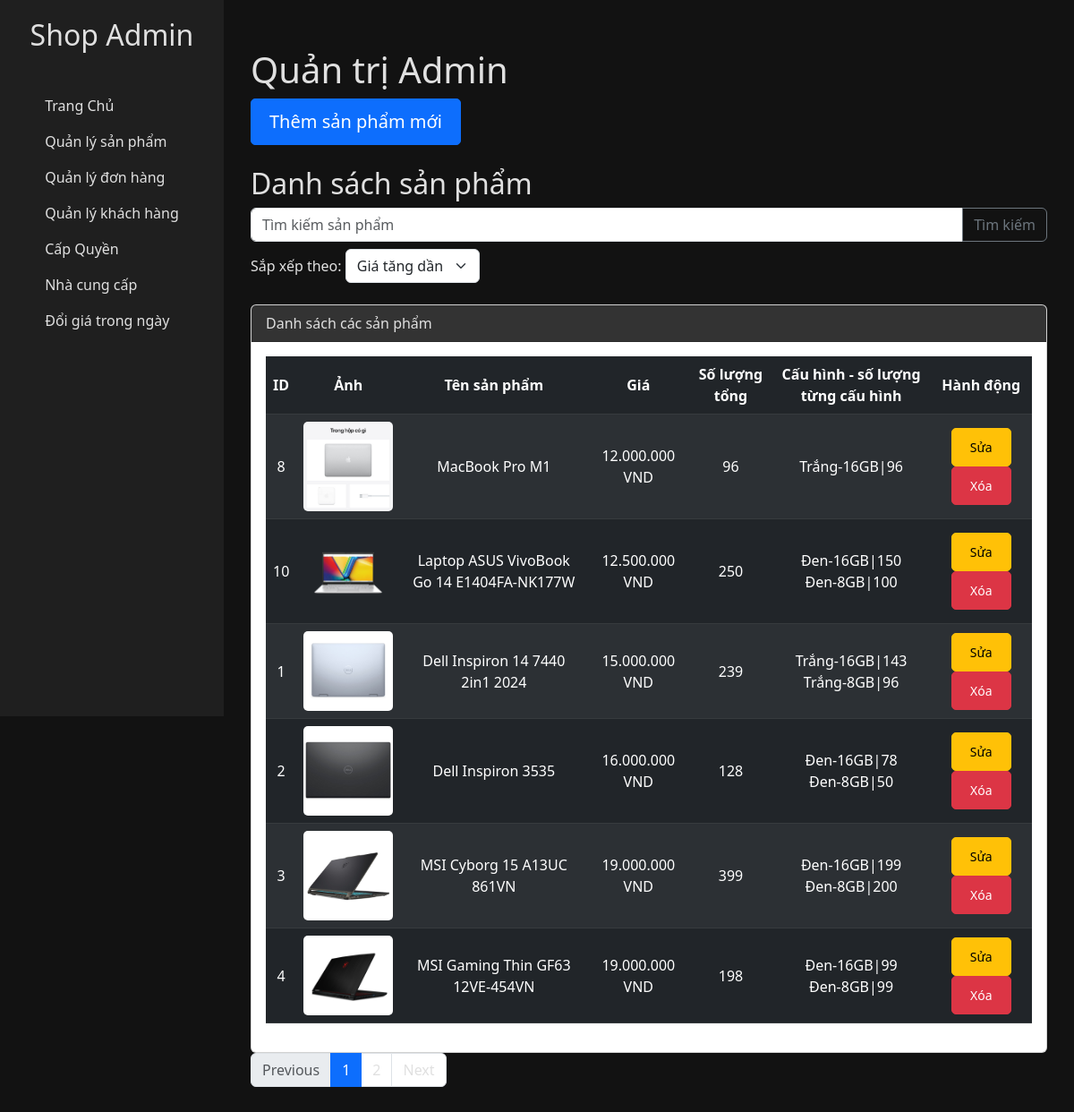
The page /admin/product.php (signed in) on the database its author committed.
### tables this page shows
CREATE TABLE `product` (
  `id` bigint(20) NOT NULL,
  `name` varchar(100) NOT NULL,
  `description` varchar(500) NOT NULL,
  `unit_id` bigint(11) NOT NULL
);

### admin/product.php (the view, shortened to what this page needs)
<?php
$conn = new mysqli('localhost', 'root', '', 'shop');
$search = isset($_GET['search']) ? $_GET['search'] : '';
$sort = isset($_GET['sort']) ? $_GET['sort'] : 'asc';
$whereClause = '';
$sortOrder = 'ASC';
$orderBy = 'pr.price';
$productsPerPage = 6;
$page = isset($_GET['page']) ? $_GET['page'] : 1;
$offset = ($page - 1) * $productsPerPage;
$sql = "
    SELECT
        p.id AS product_id,
        i.path,
        p.name AS product_name,
        pr.price AS price,
        rd.quantity AS total_quantity,
        GROUP_CONCAT(DISTINCT CONCAT(c.color_name, '-', c.configuration_name, '|', c.quantity) SEPARATOR '\n') AS configurations
    FROM
        product p
    JOIN
        price pr ON p.id = pr.product_id
    LEFT JOIN
        receipt_details rd ON p.id = rd.product_id
    LEFT JOIN
        colors_configuration c ON p.id = c.product_id
    LEFT JOIN
        image i ON p.id = i.product_id
    $whereClause
    GROUP BY
        p.id
    ORDER BY
        $orderBy $sortOrder
    LIMIT $productsPerPage OFFSET $offset
";
$result = $conn->query($sql);
$totalSql = "
    SELECT COUNT(DISTINCT p.id) AS total
    FROM product p
    JOIN price pr ON p.id = pr.product_id
    LEFT JOIN receipt_details rd ON p.id = rd.product_id
    LEFT JOIN colors_configuration c ON p.id = c.product_id
    LEFT JOIN image i ON p.id = i.product_id
    $whereClause
";
$totalResult = $conn->query($totalSql);
$totalRow = $totalResult->fetch_assoc();
$totalProducts = $totalRow['total'];
$totalPages = ceil($totalProducts / $productsPerPage);
?>
<!DOCTYPE html>
<html lang="en">
<head>
    <link href="https://cdn.jsdelivr.net/npm/bootstrap@5.3.0-alpha1/dist/css/bootstrap.min.css" rel="stylesheet">
</head>
<body>
    <div class="sidebar">
        <h2>Shop Admin</h2>
        <ul class="nav flex-column">
            <li class="nav-item"><a class="nav-link" href="index.php">Trang Chủ</a></li>
            <li class="nav-item"><a class="nav-link" href="product.php">Quản lý sản phẩm</a></li>
            <li class="nav-item"><a class="nav-link" href="order.php">Quản lý đơn hàng</a></li>
            <li class="nav-item"><a class="nav-link" href="customers.php">Quản lý khách hàng</a></li>
            <li class="nav-item"><a class="nav-link" href="role.php">Cấp Quyền</a></li>
            <li class="nav-item"><a class="nav-link" href="supplier.php">Nhà cung cấp</a></li>
            <li class="nav-item"><a class="nav-link" href="change_price.php">Đổi giá trong ngày</a></li>
        </ul>
    </div>
    <div class="content">
        <h1 class="mt-4">Quản trị Admin</h1>
        <a href="add_product.php" class="btn btn-primary btn-lg mb-4">Thêm sản phẩm mới</a>
        <h2>Danh sách sản phẩm</h2>
        <form method="GET" class="mb-4">
            <div class="input-group">
                <input type="text" class="form-control" name="search" placeholder="Tìm kiếm sản phẩm" value="<?php echo isset($_GET['search']) ? htmlspecialchars($_GET['search']) : ''; ?>">
                <button class="btn btn-outline-secondary" type="submit">Tìm kiếm</button>
            </div>
            <div class="mt-2">
                <label for="sort">Sắp xếp theo:</label>
                <select name="sort" id="sort" class="form-select d-inline w-auto">
                    <option value="asc" <?php echo isset($_GET['sort']) && $_GET['sort'] == 'asc' ? 'selected' : ''; ?>>Giá tăng dần</option>
                </select>
            </div>
        </form>
        <div class="card">
            <div class="card-header">
                Danh sách các sản phẩm
            </div>
            <div class="card-body">
                <table class="table table-dark table-striped table-hover">
                    <thead>
                        <tr>
                            <th>ID</th>
                            <th>Ảnh</th>
                            <th>Tên sản phẩm</th>
                            <th>Giá</th>
                            <th>Số lượng tổng</th>
                            <th>Cấu hình - số lượng từng cấu hình</th>
                            <th>Hành động</th>
                        </tr>
                    </thead>
                    <tbody>
                        <?php if ($result->num_rows > 0): ?>
                            <?php while ($row = $result->fetch_assoc()): ?>
                                <tr>
                                    <td><?php echo htmlspecialchars($row['product_id']); ?></td>
                                    <td><img src="<?php echo $row['path']; ?>" alt="Product Image"></td>
                                    <td><?php echo htmlspecialchars($row['product_name']); ?></td>
                                    <td><?php echo number_format($row['price'], 0, ',', '.'); ?> VND</td>
                                    <td><?php echo number_format($row['total_quantity'], 0, ',', '.'); ?></td>
                                    <td><?php echo nl2br(htmlspecialchars($row['configurations'])); ?></td>
                                    <td>
                                        <a href="edit_product.php?id=<?php echo $row['product_id']; ?>" class="btn btn-warning btn-sm btn-action">Sửa</a>
                                        <a href="delete_product.php?id=<?php echo $row['product_id']; ?>" onclick="return confirm('Bạn có chắc muốn xóa sản phẩm này?')" class="btn btn-danger btn-sm btn-action">Xóa</a>
                                    </td>
                                </tr>
                            <?php endwhile; ?>
                        <?php else: ?>
                            <tr>
                                <td colspan="7">Không có sản phẩm nào.</td>
                            </tr>
                        <?php endif; ?>
                    </tbody>
                </table>
            </div>
        </div>
        <nav>
            <ul class="pagination">
                <li class="page-item <?php echo $page == 1 ? 'disabled' : ''; ?>">
                    <a class="page-link" href="?page=<?php echo $page - 1; ?>&search=<?php echo htmlspecialchars($search); ?>&sort=<?php echo htmlspecialchars($sort); ?>">Previous</a>
                </li>
                <?php for ($i = 1; $i <= $totalPages; $i++): ?>
                    <li class="page-item <?php echo $i == $page ? 'active' : ''; ?>">
                        <a class="page-link" href="?page=<?php echo $i; ?>&search=<?php echo htmlspecialchars($search); ?>&sort=<?php echo htmlspecialchars($sort); ?>"><?php echo $i; ?></a>
                    </li>
                <?php endfor; ?>
                <li class="page-item <?php echo $page == $totalPages ? 'disabled' : ''; ?>">
                    <a class="page-link" href="?page=<?php echo $page + 1; ?>&search=<?php echo htmlspecialchars($search); ?>&sort=<?php echo htmlspecialchars($sort); ?>">Next</a>
                </li>
            </ul>
        </nav>
    </div>
</body>
</html>

### admin/product.php (style rules this page uses)
body { background-color: #121212; color: #e0e0e0; }
.sidebar { width: 250px; height: 100vh; background-color: #1f1f1f; color: #e0e0e0; position: fixed; top: 0; left: 0; padding-top: 20px; display: flex; flex-direction: column; align-items: center; }
.sidebar h2 { color: #e0e0e0; margin-bottom: 40px; text-align: center; }
.sidebar .nav-link { color: #e0e0e0; text-decoration: none; }
.content { margin-left: 250px; padding: 30px; }
.table img { max-width: 100px; max-height: 100px; object-fit: cover; border-radius: 5px; }
.table th, .table td { vertical-align: middle; text-align: center; }
.table th { color: #ffffff; }
.btn-primary, .btn-danger, .btn-warning { padding: 10px 20px; border-radius: 5px; }
.card-header { background-color: #333; color: #e0e0e0; }
.pagination a { color: #e0e0e0; }

### rows shown on the page
product: id "8", shows a picture, name "MacBook Pro M1", price "12.000.000", total_quantity "96", configurations "Trắng-16GB|96"
product: id "10", shows a picture, name "Laptop ASUS VivoBook Go 14 E1404FA-NK177W", price "12.500.000", total_quantity "250", configurations "Đen-16GB|150 Đen-8GB|100"
product: id "1", shows a picture, name "Dell Inspiron 14 7440 2in1 2024", price "15.000.000", total_quantity "239", configurations "Trắng-16GB|143 Trắng-8GB|96"
product: id "2", shows a picture, name "Dell Inspiron 3535", price "16.000.000", total_quantity "128", configurations "Đen-16GB|78 Đen-8GB|50"
product: id "3", shows a picture, name "MSI Cyborg 15 A13UC 861VN", price "19.000.000", total_quantity "399", configurations "Đen-16GB|199 Đen-8GB|200"
product: id "4", shows a picture, name "MSI Gaming Thin GF63 12VE-454VN", price "19.000.000", total_quantity "198", configurations "Đen-16GB|99 Đen-8GB|99"
